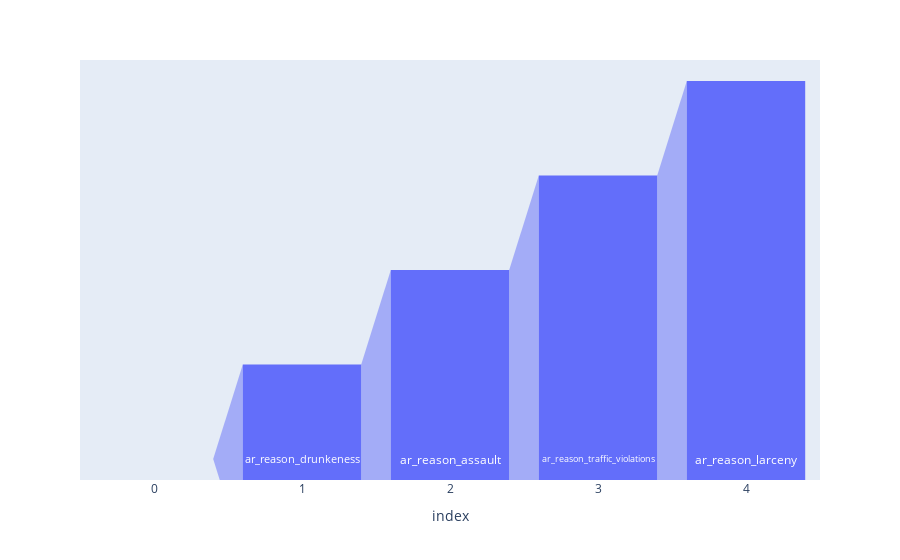

Notebook code cell kept with this figure:
### Code cell
import plotly.express as px
data = dict(
    stage=["ar_reason_drugs_related	", "ar_reason_drunkeness", "ar_reason_assault", "ar_reason_traffic_violations", "ar_reason_larceny"])
fig = px.funnel(data, y='stage')
fig.show()

### Figure 1 — Plotly figure (JSON) as saved in the notebook; plotly's stock layout.template omitted (floating-point values rounded to 4 significant figures)
{"data": [{"hovertemplate": "index=%{x}<br>stage=%{y}<extra></extra>", "legendgroup": "", "marker": {"color": "#636efa"}, "name": "", "orientation": "v", "showlegend": false, "type": "funnel", "x": [0, 1, 2, 3, 4], "xaxis": "x", "y": ["ar_reason_drugs_related\t", "ar_reason_drunkeness", "ar_reason_assault", "ar_reason_traffic_violations", "ar_reason_larceny"], "yaxis": "y"}], "layout": {"legend": {"tracegroupgap": 0}, "margin": {"t": 60}, "xaxis": {"anchor": "y", "domain": [0, 1], "title": {"text": "index"}}, "yaxis": {"anchor": "x", "domain": [0, 1], "title": {"text": "stage"}}}}
